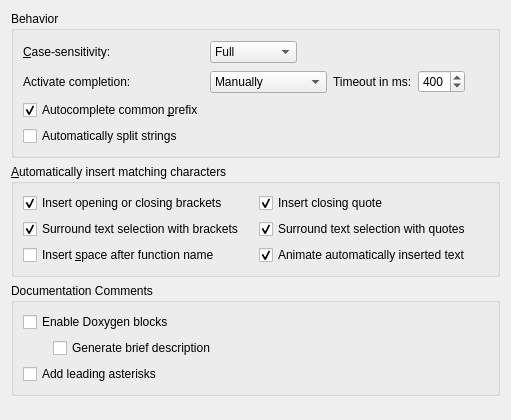
<?xml version="1.0" encoding="UTF-8"?>
<ui version="4.0">
 <class>TextEditor::Internal::CompletionSettingsPage</class>
 <widget class="QWidget" name="TextEditor::Internal::CompletionSettingsPage">
  <property name="geometry">
   <rect>
    <x>0</x>
    <y>0</y>
    <width>511</width>
    <height>420</height>
   </rect>
  </property>
  <layout class="QVBoxLayout" name="verticalLayout_2">
   <item>
    <widget class="QGroupBox" name="groupBox">
     <property name="title">
      <string>Behavior</string>
     </property>
     <layout class="QGridLayout" name="gridLayout">
      <item row="1" column="0">
       <widget class="QLabel" name="completionTriggerLabel">
        <property name="text">
         <string>Activate completion:</string>
        </property>
       </widget>
      </item>
      <item row="0" column="2" colspan="4">
       <spacer name="horizontalSpacer">
        <property name="orientation">
         <enum>Qt::Horizontal</enum>
        </property>
        <property name="sizeHint" stdset="0">
         <size>
          <width>70</width>
          <height>24</height>
         </size>
        </property>
       </spacer>
      </item>
      <item row="0" column="0">
       <widget class="QLabel" name="caseSensitivityLabel">
        <property name="text">
         <string>&amp;Case-sensitivity:</string>
        </property>
        <property name="buddy">
         <cstring>caseSensitivity</cstring>
        </property>
       </widget>
      </item>
      <item row="0" column="1">
       <widget class="QComboBox" name="caseSensitivity">
        <property name="sizePolicy">
         <sizepolicy hsizetype="Preferred" vsizetype="Fixed">
          <horstretch>0</horstretch>
          <verstretch>0</verstretch>
         </sizepolicy>
        </property>
        <item>
         <property name="text">
          <string>Full</string>
         </property>
        </item>
        <item>
         <property name="text">
          <string>None</string>
         </property>
        </item>
        <item>
         <property name="text">
          <string>First Letter</string>
         </property>
        </item>
       </widget>
      </item>
      <item row="1" column="1" colspan="2">
       <widget class="QComboBox" name="completionTrigger">
        <item>
         <property name="text">
          <string>Manually</string>
         </property>
        </item>
        <item>
         <property name="text">
          <string>When Triggered</string>
         </property>
        </item>
        <item>
         <property name="text">
          <string>Always</string>
         </property>
        </item>
       </widget>
      </item>
      <item row="1" column="3">
       <widget class="QLabel" name="automaticProposalTimeoutLabel">
        <property name="text">
         <string>Timeout in ms:</string>
        </property>
       </widget>
      </item>
      <item row="1" column="4">
       <widget class="QSpinBox" name="automaticProposalTimeoutSpinBox">
        <property name="maximum">
         <number>500</number>
        </property>
        <property name="singleStep">
         <number>50</number>
        </property>
        <property name="value">
         <number>400</number>
        </property>
       </widget>
      </item>
      <item row="1" column="5">
       <spacer name="horizontalSpacer_3">
        <property name="orientation">
         <enum>Qt::Horizontal</enum>
        </property>
        <property name="sizeHint" stdset="0">
         <size>
          <width>40</width>
          <height>24</height>
         </size>
        </property>
       </spacer>
      </item>
      <item row="2" column="0">
       <widget class="QCheckBox" name="partiallyComplete">
        <property name="toolTip">
         <string>Inserts the common prefix of available completion items.</string>
        </property>
        <property name="text">
         <string>Autocomplete common &amp;prefix</string>
        </property>
        <property name="checked">
         <bool>true</bool>
        </property>
       </widget>
      </item>
      <item row="3" column="0">
       <widget class="QCheckBox" name="autoSplitStrings">
        <property name="toolTip">
         <string>Splits a string into two lines by adding an end quote at the cursor position when you press Enter and a start quote to the next line, before the rest of the string.

In addition, Shift+Enter inserts an escape character at the cursor position and moves the rest of the string to the next line.</string>
        </property>
        <property name="text">
         <string>Automatically split strings</string>
        </property>
       </widget>
      </item>
     </layout>
    </widget>
   </item>
   <item>
    <widget class="QGroupBox" name="autoInsertGroupBox">
     <property name="title">
      <string>&amp;Automatically insert matching characters</string>
     </property>
     <layout class="QGridLayout" name="gridLayout_2">
      <item row="0" column="0">
       <widget class="QCheckBox" name="insertBrackets">
        <property name="text">
         <string>Insert opening or closing brackets</string>
        </property>
        <property name="checked">
         <bool>true</bool>
        </property>
       </widget>
      </item>
      <item row="0" column="1">
       <widget class="QCheckBox" name="insertQuotes">
        <property name="text">
         <string>Insert closing quote</string>
        </property>
        <property name="checked">
         <bool>true</bool>
        </property>
       </widget>
      </item>
      <item row="1" column="0">
       <widget class="QCheckBox" name="surroundBrackets">
        <property name="toolTip">
         <string>When typing a matching bracket and there is a text selection, instead of removing the selection, surrounds it with the corresponding characters.</string>
        </property>
        <property name="text">
         <string>Surround text selection with brackets</string>
        </property>
        <property name="checked">
         <bool>true</bool>
        </property>
       </widget>
      </item>
      <item row="2" column="0">
       <widget class="QCheckBox" name="spaceAfterFunctionName">
        <property name="enabled">
         <bool>true</bool>
        </property>
        <property name="text">
         <string>Insert &amp;space after function name</string>
        </property>
       </widget>
      </item>
      <item row="1" column="1">
       <widget class="QCheckBox" name="surroundQuotes">
        <property name="toolTip">
         <string>When typing a matching quote and there is a text selection, instead of removing the selection, surrounds it with the corresponding characters.</string>
        </property>
        <property name="text">
         <string>Surround text selection with quotes</string>
        </property>
        <property name="checked">
         <bool>true</bool>
        </property>
       </widget>
      </item>
      <item row="2" column="1">
       <widget class="QCheckBox" name="animateAutoComplete">
        <property name="toolTip">
         <string>Show a visual hint when for example a brace or a quote is automatically inserted by the editor.</string>
        </property>
        <property name="text">
         <string>Animate automatically inserted text</string>
        </property>
        <property name="checked">
         <bool>true</bool>
        </property>
       </widget>
      </item>
     </layout>
    </widget>
   </item>
   <item>
    <widget class="QGroupBox" name="docCommentsGroup">
     <property name="title">
      <string>Documentation Comments</string>
     </property>
     <layout class="QVBoxLayout" name="verticalLayout">
      <item>
       <widget class="QCheckBox" name="enableDoxygenCheckBox">
        <property name="toolTip">
         <string>Automatically creates a Doxygen comment upon pressing enter after a '/**', '/*!', '//!' or '///'.</string>
        </property>
        <property name="text">
         <string>Enable Doxygen blocks</string>
        </property>
       </widget>
      </item>
      <item>
       <layout class="QHBoxLayout" name="horizontalLayout_3">
        <item>
         <spacer name="horizontalSpacer_5">
          <property name="orientation">
           <enum>Qt::Horizontal</enum>
          </property>
          <property name="sizeType">
           <enum>QSizePolicy::Fixed</enum>
          </property>
          <property name="sizeHint" stdset="0">
           <size>
            <width>30</width>
            <height>20</height>
           </size>
          </property>
         </spacer>
        </item>
        <item>
         <widget class="QCheckBox" name="generateBriefCheckBox">
          <property name="toolTip">
           <string>Generates a &lt;i&gt;brief&lt;/i&gt; command with an initial description for the corresponding declaration.</string>
          </property>
          <property name="text">
           <string>Generate brief description</string>
          </property>
         </widget>
        </item>
       </layout>
      </item>
      <item>
       <widget class="QCheckBox" name="leadingAsterisksCheckBox">
        <property name="toolTip">
         <string>Adds leading asterisks when continuing C/C++ &quot;/*&quot;, Qt &quot;/*!&quot; and Java &quot;/**&quot; style comments on new lines.</string>
        </property>
        <property name="text">
         <string>Add leading asterisks</string>
        </property>
       </widget>
      </item>
     </layout>
    </widget>
   </item>
   <item>
    <spacer name="verticalSpacer_2">
     <property name="orientation">
      <enum>Qt::Vertical</enum>
     </property>
     <property name="sizeHint" stdset="0">
      <size>
       <width>20</width>
       <height>40</height>
      </size>
     </property>
    </spacer>
   </item>
  </layout>
 </widget>
 <tabstops>
  <tabstop>caseSensitivity</tabstop>
  <tabstop>completionTrigger</tabstop>
  <tabstop>automaticProposalTimeoutSpinBox</tabstop>
  <tabstop>partiallyComplete</tabstop>
  <tabstop>autoSplitStrings</tabstop>
  <tabstop>insertBrackets</tabstop>
  <tabstop>insertQuotes</tabstop>
  <tabstop>surroundBrackets</tabstop>
  <tabstop>surroundQuotes</tabstop>
  <tabstop>spaceAfterFunctionName</tabstop>
  <tabstop>animateAutoComplete</tabstop>
  <tabstop>enableDoxygenCheckBox</tabstop>
  <tabstop>generateBriefCheckBox</tabstop>
  <tabstop>leadingAsterisksCheckBox</tabstop>
 </tabstops>
 <resources/>
 <connections>
  <connection>
   <sender>enableDoxygenCheckBox</sender>
   <signal>toggled(bool)</signal>
   <receiver>generateBriefCheckBox</receiver>
   <slot>setEnabled(bool)</slot>
   <hints>
    <hint type="sourcelabel">
     <x>174</x>
     <y>294</y>
    </hint>
    <hint type="destinationlabel">
     <x>262</x>
     <y>321</y>
    </hint>
   </hints>
  </connection>
 </connections>
</ui>
